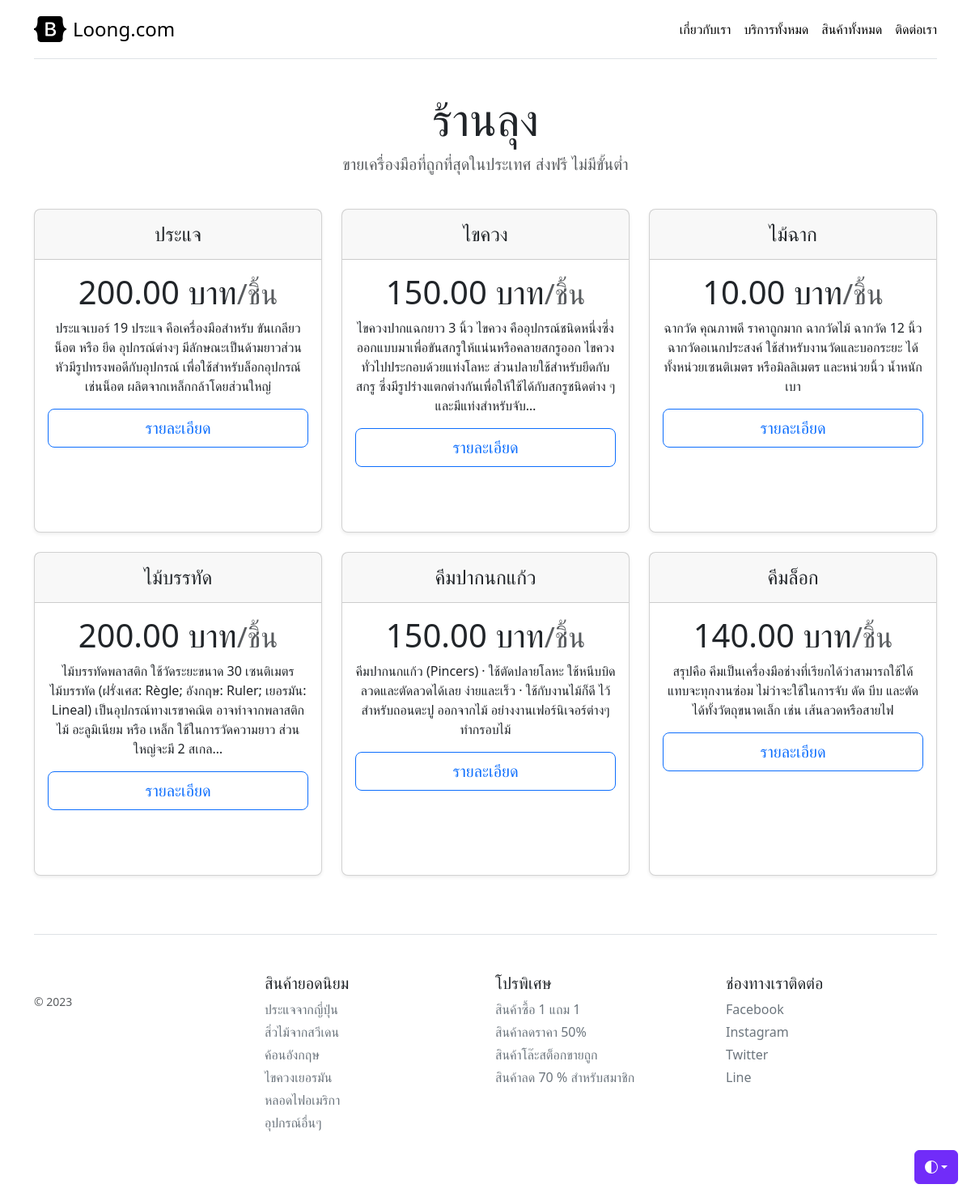
The page / on the database its author committed.
### myapp/models.py (models this page shows, shortened)
class Product(models.Model):
    name = models.CharField(max_length=255)
    price = models.DecimalField(max_digits=10, decimal_places=2, default=10)
    description = models.TextField(null=True, blank=True)
    image = models.ImageField(upload_to='product_images/', null=True, blank=True)
    created_at = models.DateTimeField(auto_now_add=True)
    updated_at = models.DateTimeField(auto_now=True)

### myapp/views.py (the view)
# urls.py: path('', Homepage, name='home'), # localhost:8000 / www.loong.com
def Homepage(request):
    product = Product.objects.all()
    context = {'product':product}
    return render(request, 'myapp/home.html',context)

### myapp/template/myapp/home.html (shortened to what this page needs)
{% extends 'myapp/base.html' %}
{% block content %}
<div class="pricing-header p-3 pb-md-4 mx-auto text-center">
    <h1 class="display-4 fw-normal">ร้านลุง</h1>
    <p class="fs-5 text-body-secondary">ขายเครื่องมือที่ถูกที่สุดในประเทศ ส่งฟรี ไม่มีขั้นต่ำ</p>
  </div>
<div class="row row-cols-1 row-cols-md-3 mb-3 text-center">
    {% for pd in product %}
        <div class="col">
        <div class="card mb-4 rounded-3 shadow-sm" style="height: 400px; margin-bottom: 15px;">
            <div class="card-header py-3">
            <h4 class="my-0 fw-normal">{{pd.name}}</h4>
            </div>
            <div class="card-body">
            <h1 class="card-title pricing-card-title">{{pd.price}} บาท<small class="text-body-secondary fw-light">/ชิ้น</small></h1>
            <p>{{pd.description|truncatechars:200}}</p>
            <button type="button" class="w-100 btn btn-lg btn-outline-primary">รายละเอียด</button>
            </div>
        </div>
        </div>
    {% endfor %}
  </div>
{% endblock content %}

### rows shown on the page
Product: name "ประแจ", price "200.00", description "ประแจเบอร์ 19 ประแจ คือเครื่องมือสำหรับ ขันเกลียว น็อต หรือ ยึด อุปกรณ์ต่างๆ มีลักษณะเป็นด้ามยาวส่วนหัวมีรูปทรงพอดีกับอุปกรณ์ เพื่อใช้สำหรับล็อกอุปกรณ์เช่นน็อต ผลิตจากเหล็กกล้าโดยส่วนใหญ่"
Product: name "ไขควง", price "150.00", description "ไขควงปากแฉกยาว 3 นิ้ว ไขควง คืออุปกรณ์ชนิดหนึ่งซึ่งออกแบบมาเพื่อขันสกรูให้แน่นหรือคลายสกรูออก ไขควงทั่วไปประกอบด้วยแท่งโลหะ ส่วนปลายใช้สำหรับยึดกับสกรู ซึ่งมีรูปร่างแตกต่างกันเพื่อให้ใช้ได้กับสกรูชนิดต่าง ๆ และมีแท่งสำหรับจับ…"
Product: name "ไม้ฉาก", price "10.00", description "ฉากวัด คุณภาพดี ราคาถูกมาก ฉากวัดไม้ ฉากวัด 12 นิ้ว ฉากวัดอเนกประสงค์ ใช้สำหรับงานวัดและบอกระยะ ได้ทั้งหน่วยเซนติเมตร หรือมิลลิเมตร และหน่วยนิ้ว น้ำหนักเบา"
Product: name "ไม้บรรทัด", price "200.00", description "ไม้บรรทัดพลาสติก ใช้วัดระยะขนาด 30 เซนติเมตร ไม้บรรทัด (ฝรั่งเศส: Règle; อังกฤษ: Ruler; เยอรมัน: Lineal) เป็นอุปกรณ์ทางเรขาคณิต อาจทำจากพลาสติก ไม้ อะลูมิเนียม หรือ เหล็ก ใช้ในการวัดความยาว ส่วนใหญ่จะมี 2 สเกล…"
Product: name "คีมปากนกแก้ว", price "150.00", description "คีมปากนกแก้ว (Pincers) · ใช้ตัดปลายโลหะ ใช้หนีบบิดลวดและตัดลวดได้เลย ง่ายและเร็ว · ใช้กับงานไม้ก็ดี ไว้สำหรับถอนตะปู ออกจากไม้ อย่างงานเฟอร์นิเจอร์ต่างๆ ทำกรอบไม้"
Product: name "คีมล็อก", price "140.00", description "สรุปคือ คีมเป็นเครื่องมือช่างที่เรียกได้ว่าสามารถใช้ได้แทบจะทุกงานซ่อม ไม่ว่าจะใช้ในการจับ ดัด บีบ และตัด ได้ทั้งวัตถุขนาดเล็ก เช่น เส้นลวดหรือสายไฟ"
